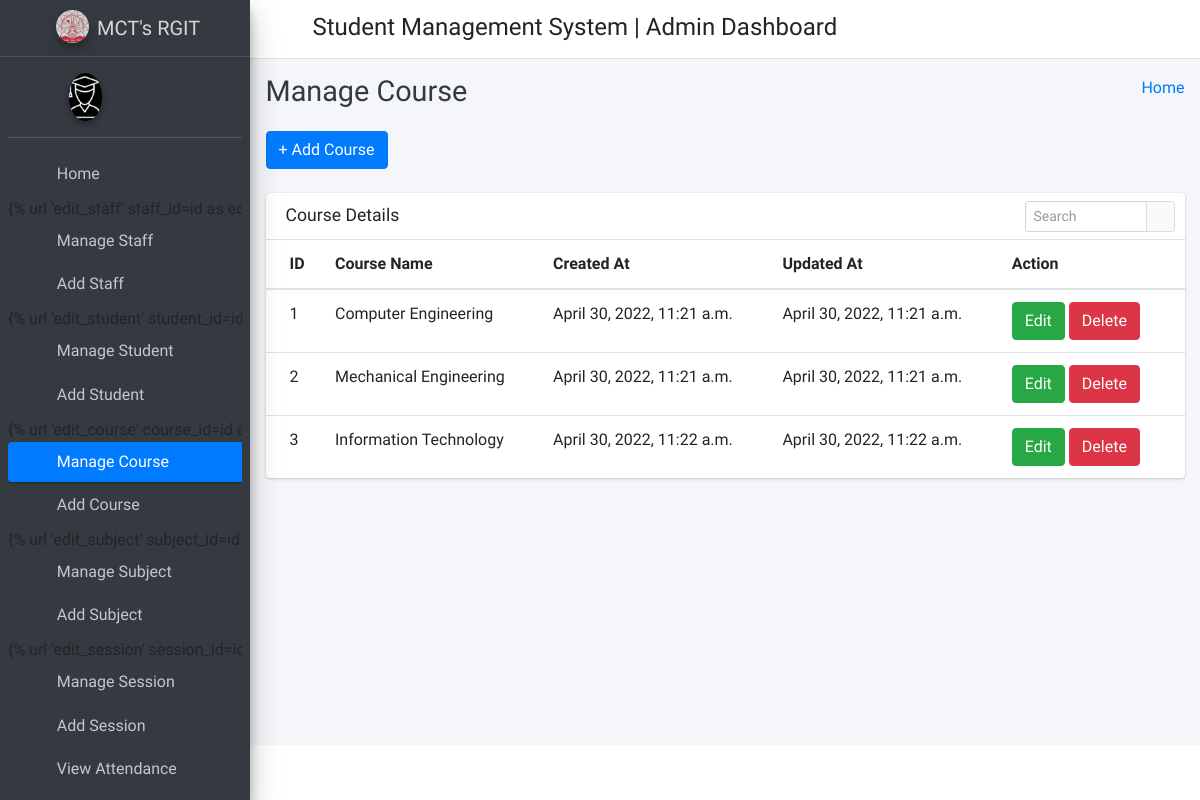
/manage_course/, run on an earlier commit of the app's database.
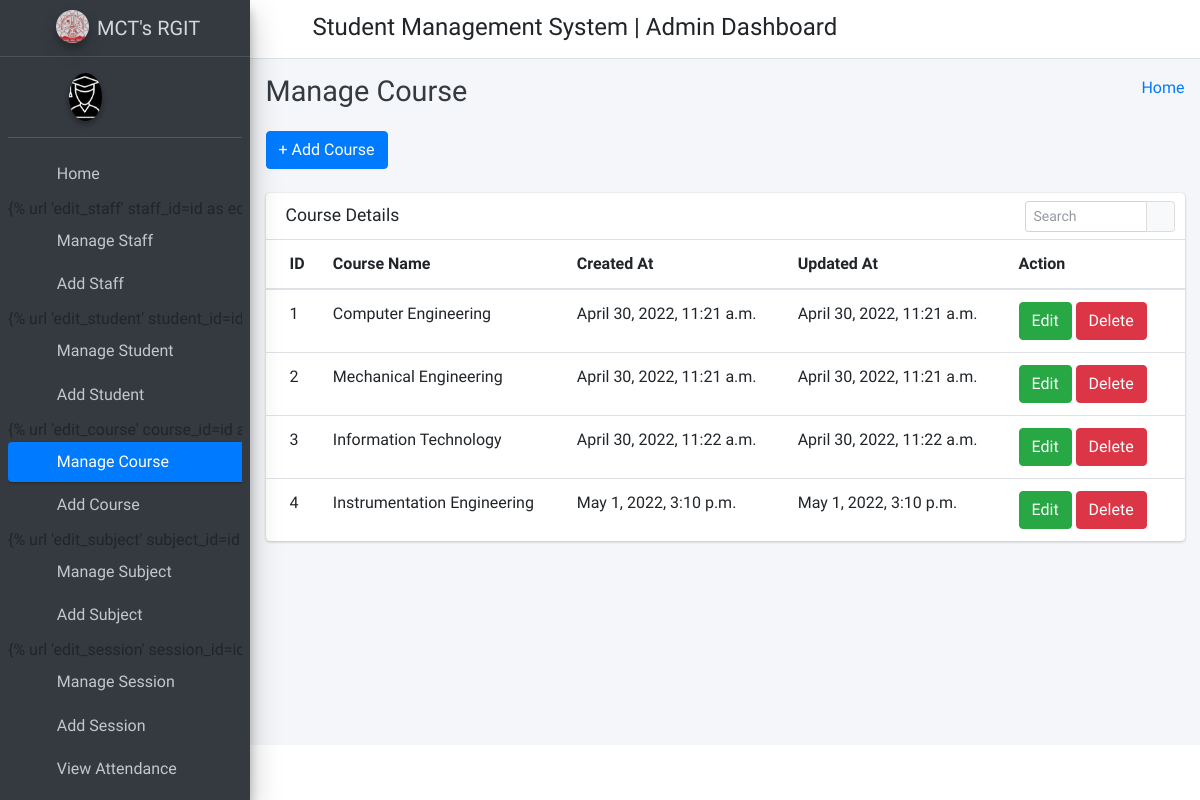
And on a later commit of the database.
### college_management_app/models.py (models this page shows)
class Courses(models.Model):
    id = models.AutoField(primary_key=True)
    course_name = models.CharField(max_length=255)
    created_at = models.DateTimeField(auto_now_add=True)
    updated_at = models.DateTimeField(auto_now=True)
    objects = models.Manager()

### college_management_app/HodViews.py (the view)
# urls.py: path('manage_course/', HodViews.manage_course, name="manage_course"),
def manage_course(request):
    courses = Courses.objects.all()
    context = {
        "courses": courses
    }
    return render(request, 'hod_template/manage_course_template.html', context)

### templates/hod_template/manage_course_template.html (shortened to what this page needs)
{% extends 'hod_template/base_template.html' %}
{% block page_title %}
    Manage Course
{% endblock page_title %}
{% block main_content %}
{% load static %}
<section class="content">
        <div class="container-fluid">
            <a class="btn btn-primary" href="{% url 'add_course' %}" role="button">+ Add Course</a> <br/>&nbsp;
            <div class="row">
                <div class="col-md-12">
                    <div class="card">
                        <div class="card-header">
                            <h3 class="card-title">Course Details</h3>
                            <div class="card-tools">
                            <div class="input-group input-group-sm" style="width: 150px;">
                                <input type="text" name="table_search" class="form-control float-right" placeholder="Search">
                                <div class="input-group-append">
                                <button type="submit" class="btn btn-default"><i class="fas fa-search"></i></button>
                                </div>
                            </div>
                            </div>
                        </div>
                        <div class="card-body table-responsive p-0">
                            <table class="table table-hover text-nowrap">
                            <thead>
                                <tr>
                                <th>ID</th>
                                <th>Course Name</th>
                                <th>Created At</th>
                                <th>Updated At</th>
                                <th>Action</th>
                                </tr>
                            </thead>
                            <tbody>
                                {% for course in courses %}
                                <tr>
                                <td>{{ course.id }}</td>
                                <td>{{ course.course_name }}</td>
                                <td>{{ course.created_at }}</td>
                                <td>{{ course.updated_at }}</td>
                                <td>
                                    <a href="{% url 'edit_course' course.id %}" class="btn btn-success">Edit</a>
                                    <a href="{% url 'delete_course' course.id %}" class="btn btn-danger">Delete</a>
                                </td>
                                </tr>
                                {% endfor %}
                            </tbody>
                            </table>
                        </div>
                        </div>
                </div>
            </div>
        </div>
      </section>
  {% endblock main_content %}

What changed in the data, as far as the page shows it:
added Courses: id "4", course_name "Instrumentation Engineering", created_at "May 1, 2022, 3:10 p.m.", updated_at "May 1, 2022, 3:10 p.m."
